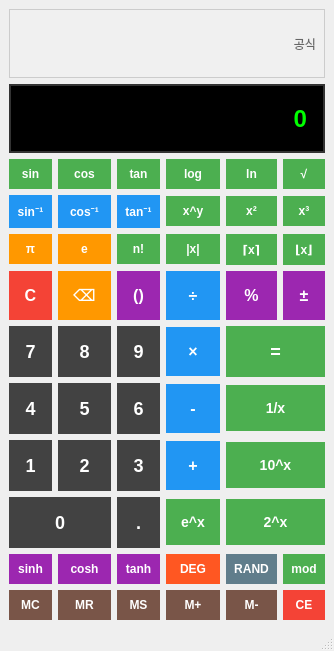
<?xml version="1.0" encoding="UTF-8"?>
<ui version="4.0">
 <class>MainWindow</class>
 <widget class="QMainWindow" name="MainWindow">
  <property name="geometry">
   <rect>
    <x>0</x>
    <y>0</y>
    <width>334</width>
    <height>651</height>
   </rect>
  </property>
  <property name="windowTitle">
   <string>공학용 계산기</string>
  </property>
  <widget class="QWidget" name="centralwidget">
   <layout class="QGridLayout" name="gridLayout">
    <item row="0" column="0" colspan="6">
     <widget class="QLabel" name="display_process">
      <property name="styleSheet">
       <string notr="true">QLabel {
    background-color: #f0f0f0;
    border: 1px solid #ccc;
    padding: 5px;
    font-size: 12px;
    color: #666;
}</string>
      </property>
      <property name="text">
       <string>공식</string>
      </property>
      <property name="alignment">
       <set>Qt::AlignmentFlag::AlignRight|Qt::AlignmentFlag::AlignTrailing|Qt::AlignmentFlag::AlignVCenter</set>
      </property>
     </widget>
    </item>
    <item row="1" column="0" colspan="6">
     <widget class="QLabel" name="display_result">
      <property name="styleSheet">
       <string notr="true">QLabel {
    background-color: #000;
    color: #0f0;
    border: 2px solid #333;
    padding: 10px;
    font-size: 24px;
    font-weight: bold;
}</string>
      </property>
      <property name="text">
       <string>0</string>
      </property>
      <property name="alignment">
       <set>Qt::AlignmentFlag::AlignRight|Qt::AlignmentFlag::AlignTrailing|Qt::AlignmentFlag::AlignVCenter</set>
      </property>
     </widget>
    </item>
    <item row="2" column="0">
     <widget class="QPushButton" name="btn_sin">
      <property name="styleSheet">
       <string notr="true">QPushButton {
    background-color: #4CAF50;
    color: white;
    border: none;
    padding: 8px;
    font-size: 12px;
    font-weight: bold;
}</string>
      </property>
      <property name="text">
       <string>sin</string>
      </property>
     </widget>
    </item>
    <item row="2" column="1">
     <widget class="QPushButton" name="btn_cos">
      <property name="styleSheet">
       <string notr="true">QPushButton {
    background-color: #4CAF50;
    color: white;
    border: none;
    padding: 8px;
    font-size: 12px;
    font-weight: bold;
}</string>
      </property>
      <property name="text">
       <string>cos</string>
      </property>
     </widget>
    </item>
    <item row="2" column="2">
     <widget class="QPushButton" name="btn_tan">
      <property name="styleSheet">
       <string notr="true">QPushButton {
    background-color: #4CAF50;
    color: white;
    border: none;
    padding: 8px;
    font-size: 12px;
    font-weight: bold;
}</string>
      </property>
      <property name="text">
       <string>tan</string>
      </property>
     </widget>
    </item>
    <item row="2" column="3">
     <widget class="QPushButton" name="btn_log">
      <property name="styleSheet">
       <string notr="true">QPushButton {
    background-color: #4CAF50;
    color: white;
    border: none;
    padding: 8px;
    font-size: 12px;
    font-weight: bold;
}</string>
      </property>
      <property name="text">
       <string>log</string>
      </property>
     </widget>
    </item>
    <item row="2" column="4">
     <widget class="QPushButton" name="btn_ln">
      <property name="styleSheet">
       <string notr="true">QPushButton {
    background-color: #4CAF50;
    color: white;
    border: none;
    padding: 8px;
    font-size: 12px;
    font-weight: bold;
}</string>
      </property>
      <property name="text">
       <string>ln</string>
      </property>
     </widget>
    </item>
    <item row="2" column="5">
     <widget class="QPushButton" name="btn_sqrt">
      <property name="styleSheet">
       <string notr="true">QPushButton {
    background-color: #4CAF50;
    color: white;
    border: none;
    padding: 8px;
    font-size: 12px;
    font-weight: bold;
}</string>
      </property>
      <property name="text">
       <string>√</string>
      </property>
     </widget>
    </item>
    <item row="3" column="0">
     <widget class="QPushButton" name="btn_asin">
      <property name="styleSheet">
       <string notr="true">QPushButton {
    background-color: #2196F3;
    color: white;
    border: none;
    padding: 8px;
    font-size: 12px;
    font-weight: bold;
}</string>
      </property>
      <property name="text">
       <string>sin⁻¹</string>
      </property>
     </widget>
    </item>
    <item row="3" column="1">
     <widget class="QPushButton" name="btn_acos">
      <property name="styleSheet">
       <string notr="true">QPushButton {
    background-color: #2196F3;
    color: white;
    border: none;
    padding: 8px;
    font-size: 12px;
    font-weight: bold;
}</string>
      </property>
      <property name="text">
       <string>cos⁻¹</string>
      </property>
     </widget>
    </item>
    <item row="3" column="2">
     <widget class="QPushButton" name="btn_atan">
      <property name="styleSheet">
       <string notr="true">QPushButton {
    background-color: #2196F3;
    color: white;
    border: none;
    padding: 8px;
    font-size: 12px;
    font-weight: bold;
}</string>
      </property>
      <property name="text">
       <string>tan⁻¹</string>
      </property>
     </widget>
    </item>
    <item row="3" column="3">
     <widget class="QPushButton" name="btn_pow">
      <property name="styleSheet">
       <string notr="true">QPushButton {
    background-color: #4CAF50;
    color: white;
    border: none;
    padding: 8px;
    font-size: 12px;
    font-weight: bold;
}</string>
      </property>
      <property name="text">
       <string>x^y</string>
      </property>
     </widget>
    </item>
    <item row="3" column="4">
     <widget class="QPushButton" name="btn_square">
      <property name="styleSheet">
       <string notr="true">QPushButton {
    background-color: #4CAF50;
    color: white;
    border: none;
    padding: 8px;
    font-size: 12px;
    font-weight: bold;
}</string>
      </property>
      <property name="text">
       <string>x²</string>
      </property>
     </widget>
    </item>
    <item row="3" column="5">
     <widget class="QPushButton" name="btn_cube">
      <property name="styleSheet">
       <string notr="true">QPushButton {
    background-color: #4CAF50;
    color: white;
    border: none;
    padding: 8px;
    font-size: 12px;
    font-weight: bold;
}</string>
      </property>
      <property name="text">
       <string>x³</string>
      </property>
     </widget>
    </item>
    <item row="4" column="0">
     <widget class="QPushButton" name="btn_pi">
      <property name="styleSheet">
       <string notr="true">QPushButton {
    background-color: #FF9800;
    color: white;
    border: none;
    padding: 8px;
    font-size: 12px;
    font-weight: bold;
}</string>
      </property>
      <property name="text">
       <string>π</string>
      </property>
     </widget>
    </item>
    <item row="4" column="1">
     <widget class="QPushButton" name="btn_e">
      <property name="styleSheet">
       <string notr="true">QPushButton {
    background-color: #FF9800;
    color: white;
    border: none;
    padding: 8px;
    font-size: 12px;
    font-weight: bold;
}</string>
      </property>
      <property name="text">
       <string>e</string>
      </property>
     </widget>
    </item>
    <item row="4" column="2">
     <widget class="QPushButton" name="btn_fact">
      <property name="styleSheet">
       <string notr="true">QPushButton {
    background-color: #4CAF50;
    color: white;
    border: none;
    padding: 8px;
    font-size: 12px;
    font-weight: bold;
}</string>
      </property>
      <property name="text">
       <string>n!</string>
      </property>
     </widget>
    </item>
    <item row="4" column="3">
     <widget class="QPushButton" name="btn_abs">
      <property name="styleSheet">
       <string notr="true">QPushButton {
    background-color: #4CAF50;
    color: white;
    border: none;
    padding: 8px;
    font-size: 12px;
    font-weight: bold;
}</string>
      </property>
      <property name="text">
       <string>|x|</string>
      </property>
     </widget>
    </item>
    <item row="4" column="4">
     <widget class="QPushButton" name="btn_ceil">
      <property name="styleSheet">
       <string notr="true">QPushButton {
    background-color: #4CAF50;
    color: white;
    border: none;
    padding: 8px;
    font-size: 12px;
    font-weight: bold;
}</string>
      </property>
      <property name="text">
       <string>⌈x⌉</string>
      </property>
     </widget>
    </item>
    <item row="4" column="5">
     <widget class="QPushButton" name="btn_floor">
      <property name="styleSheet">
       <string notr="true">QPushButton {
    background-color: #4CAF50;
    color: white;
    border: none;
    padding: 8px;
    font-size: 12px;
    font-weight: bold;
}</string>
      </property>
      <property name="text">
       <string>⌊x⌋</string>
      </property>
     </widget>
    </item>
    <item row="5" column="0">
     <widget class="QPushButton" name="btn_cls">
      <property name="styleSheet">
       <string notr="true">QPushButton {
    background-color: #f44336;
    color: white;
    border: none;
    padding: 15px;
    font-size: 16px;
    font-weight: bold;
}</string>
      </property>
      <property name="text">
       <string>C</string>
      </property>
     </widget>
    </item>
    <item row="5" column="1">
     <widget class="QPushButton" name="btn_backspace">
      <property name="styleSheet">
       <string notr="true">QPushButton {
    background-color: #ff9800;
    color: white;
    border: none;
    padding: 15px;
    font-size: 16px;
    font-weight: bold;
}</string>
      </property>
      <property name="text">
       <string>⌫</string>
      </property>
     </widget>
    </item>
    <item row="5" column="2">
     <widget class="QPushButton" name="btn_par">
      <property name="styleSheet">
       <string notr="true">QPushButton {
    background-color: #9c27b0;
    color: white;
    border: none;
    padding: 15px;
    font-size: 16px;
    font-weight: bold;
}</string>
      </property>
      <property name="text">
       <string>()</string>
      </property>
     </widget>
    </item>
    <item row="5" column="3">
     <widget class="QPushButton" name="btn_divid">
      <property name="styleSheet">
       <string notr="true">QPushButton {
    background-color: #2196F3;
    color: white;
    border: none;
    padding: 15px;
    font-size: 16px;
    font-weight: bold;
}</string>
      </property>
      <property name="text">
       <string>÷</string>
      </property>
     </widget>
    </item>
    <item row="5" column="4">
     <widget class="QPushButton" name="btn_ratio">
      <property name="styleSheet">
       <string notr="true">QPushButton {
    background-color: #9c27b0;
    color: white;
    border: none;
    padding: 15px;
    font-size: 16px;
    font-weight: bold;
}</string>
      </property>
      <property name="text">
       <string>%</string>
      </property>
     </widget>
    </item>
    <item row="5" column="5">
     <widget class="QPushButton" name="btn_sign">
      <property name="styleSheet">
       <string notr="true">QPushButton {
    background-color: #9c27b0;
    color: white;
    border: none;
    padding: 15px;
    font-size: 16px;
    font-weight: bold;
}</string>
      </property>
      <property name="text">
       <string>±</string>
      </property>
     </widget>
    </item>
    <item row="6" column="0">
     <widget class="QPushButton" name="btn_7">
      <property name="styleSheet">
       <string notr="true">QPushButton {
    background-color: #424242;
    color: white;
    border: none;
    padding: 15px;
    font-size: 18px;
    font-weight: bold;
}</string>
      </property>
      <property name="text">
       <string>7</string>
      </property>
     </widget>
    </item>
    <item row="6" column="1">
     <widget class="QPushButton" name="btn_8">
      <property name="styleSheet">
       <string notr="true">QPushButton {
    background-color: #424242;
    color: white;
    border: none;
    padding: 15px;
    font-size: 18px;
    font-weight: bold;
}</string>
      </property>
      <property name="text">
       <string>8</string>
      </property>
     </widget>
    </item>
    <item row="6" column="2">
     <widget class="QPushButton" name="btn_9">
      <property name="styleSheet">
       <string notr="true">QPushButton {
    background-color: #424242;
    color: white;
    border: none;
    padding: 15px;
    font-size: 18px;
    font-weight: bold;
}</string>
      </property>
      <property name="text">
       <string>9</string>
      </property>
     </widget>
    </item>
    <item row="6" column="3">
     <widget class="QPushButton" name="btn_mul">
      <property name="styleSheet">
       <string notr="true">QPushButton {
    background-color: #2196F3;
    color: white;
    border: none;
    padding: 15px;
    font-size: 16px;
    font-weight: bold;
}</string>
      </property>
      <property name="text">
       <string>×</string>
      </property>
     </widget>
    </item>
    <item row="6" column="4" colspan="2">
     <widget class="QPushButton" name="btn_result">
      <property name="styleSheet">
       <string notr="true">QPushButton {
    background-color: #4CAF50;
    color: white;
    border: none;
    padding: 15px;
    font-size: 18px;
    font-weight: bold;
}</string>
      </property>
      <property name="text">
       <string>=</string>
      </property>
     </widget>
    </item>
    <item row="7" column="0">
     <widget class="QPushButton" name="btn_4">
      <property name="styleSheet">
       <string notr="true">QPushButton {
    background-color: #424242;
    color: white;
    border: none;
    padding: 15px;
    font-size: 18px;
    font-weight: bold;
}</string>
      </property>
      <property name="text">
       <string>4</string>
      </property>
     </widget>
    </item>
    <item row="7" column="1">
     <widget class="QPushButton" name="btn_5">
      <property name="styleSheet">
       <string notr="true">QPushButton {
    background-color: #424242;
    color: white;
    border: none;
    padding: 15px;
    font-size: 18px;
    font-weight: bold;
}</string>
      </property>
      <property name="text">
       <string>5</string>
      </property>
     </widget>
    </item>
    <item row="7" column="2">
     <widget class="QPushButton" name="btn_6">
      <property name="styleSheet">
       <string notr="true">QPushButton {
    background-color: #424242;
    color: white;
    border: none;
    padding: 15px;
    font-size: 18px;
    font-weight: bold;
}</string>
      </property>
      <property name="text">
       <string>6</string>
      </property>
     </widget>
    </item>
    <item row="7" column="3">
     <widget class="QPushButton" name="btn_minus">
      <property name="styleSheet">
       <string notr="true">QPushButton {
    background-color: #2196F3;
    color: white;
    border: none;
    padding: 15px;
    font-size: 16px;
    font-weight: bold;
}</string>
      </property>
      <property name="text">
       <string>-</string>
      </property>
     </widget>
    </item>
    <item row="7" column="4" colspan="2">
     <widget class="QPushButton" name="btn_1_over_x">
      <property name="styleSheet">
       <string notr="true">QPushButton {
    background-color: #4CAF50;
    color: white;
    border: none;
    padding: 15px;
    font-size: 14px;
    font-weight: bold;
}</string>
      </property>
      <property name="text">
       <string>1/x</string>
      </property>
     </widget>
    </item>
    <item row="8" column="0">
     <widget class="QPushButton" name="btn_1">
      <property name="styleSheet">
       <string notr="true">QPushButton {
    background-color: #424242;
    color: white;
    border: none;
    padding: 15px;
    font-size: 18px;
    font-weight: bold;
}</string>
      </property>
      <property name="text">
       <string>1</string>
      </property>
     </widget>
    </item>
    <item row="8" column="1">
     <widget class="QPushButton" name="btn_2">
      <property name="styleSheet">
       <string notr="true">QPushButton {
    background-color: #424242;
    color: white;
    border: none;
    padding: 15px;
    font-size: 18px;
    font-weight: bold;
}</string>
      </property>
      <property name="text">
       <string>2</string>
      </property>
     </widget>
    </item>
    <item row="8" column="2">
     <widget class="QPushButton" name="btn_3">
      <property name="styleSheet">
       <string notr="true">QPushButton {
    background-color: #424242;
    color: white;
    border: none;
    padding: 15px;
    font-size: 18px;
    font-weight: bold;
}</string>
      </property>
      <property name="text">
       <string>3</string>
      </property>
     </widget>
    </item>
    <item row="8" column="3">
     <widget class="QPushButton" name="btn_plus">
      <property name="styleSheet">
       <string notr="true">QPushButton {
    background-color: #2196F3;
    color: white;
    border: none;
    padding: 15px;
    font-size: 16px;
    font-weight: bold;
}</string>
      </property>
      <property name="text">
       <string>+</string>
      </property>
     </widget>
    </item>
    <item row="8" column="4" colspan="2">
     <widget class="QPushButton" name="btn_10_pow">
      <property name="styleSheet">
       <string notr="true">QPushButton {
    background-color: #4CAF50;
    color: white;
    border: none;
    padding: 15px;
    font-size: 14px;
    font-weight: bold;
}</string>
      </property>
      <property name="text">
       <string>10^x</string>
      </property>
     </widget>
    </item>
    <item row="9" column="0" colspan="2">
     <widget class="QPushButton" name="btn_0">
      <property name="styleSheet">
       <string notr="true">QPushButton {
    background-color: #424242;
    color: white;
    border: none;
    padding: 15px;
    font-size: 18px;
    font-weight: bold;
}</string>
      </property>
      <property name="text">
       <string>0</string>
      </property>
     </widget>
    </item>
    <item row="9" column="2">
     <widget class="QPushButton" name="btn_point">
      <property name="styleSheet">
       <string notr="true">QPushButton {
    background-color: #424242;
    color: white;
    border: none;
    padding: 15px;
    font-size: 18px;
    font-weight: bold;
}</string>
      </property>
      <property name="text">
       <string>.</string>
      </property>
     </widget>
    </item>
    <item row="9" column="3">
     <widget class="QPushButton" name="btn_e_pow">
      <property name="styleSheet">
       <string notr="true">QPushButton {
    background-color: #4CAF50;
    color: white;
    border: none;
    padding: 15px;
    font-size: 14px;
    font-weight: bold;
}</string>
      </property>
      <property name="text">
       <string>e^x</string>
      </property>
     </widget>
    </item>
    <item row="9" column="4" colspan="2">
     <widget class="QPushButton" name="btn_2_pow">
      <property name="styleSheet">
       <string notr="true">QPushButton {
    background-color: #4CAF50;
    color: white;
    border: none;
    padding: 15px;
    font-size: 14px;
    font-weight: bold;
}</string>
      </property>
      <property name="text">
       <string>2^x</string>
      </property>
     </widget>
    </item>
    <item row="10" column="0">
     <widget class="QPushButton" name="btn_sinh">
      <property name="styleSheet">
       <string notr="true">QPushButton {
    background-color: #9C27B0;
    color: white;
    border: none;
    padding: 8px;
    font-size: 12px;
    font-weight: bold;
}</string>
      </property>
      <property name="text">
       <string>sinh</string>
      </property>
     </widget>
    </item>
    <item row="10" column="1">
     <widget class="QPushButton" name="btn_cosh">
      <property name="styleSheet">
       <string notr="true">QPushButton {
    background-color: #9C27B0;
    color: white;
    border: none;
    padding: 8px;
    font-size: 12px;
    font-weight: bold;
}</string>
      </property>
      <property name="text">
       <string>cosh</string>
      </property>
     </widget>
    </item>
    <item row="10" column="2">
     <widget class="QPushButton" name="btn_tanh">
      <property name="styleSheet">
       <string notr="true">QPushButton {
    background-color: #9C27B0;
    color: white;
    border: none;
    padding: 8px;
    font-size: 12px;
    font-weight: bold;
}</string>
      </property>
      <property name="text">
       <string>tanh</string>
      </property>
     </widget>
    </item>
    <item row="10" column="3">
     <widget class="QPushButton" name="btn_angle_mode">
      <property name="styleSheet">
       <string notr="true">QPushButton {
    background-color: #FF5722;
    color: white;
    border: none;
    padding: 8px;
    font-size: 12px;
    font-weight: bold;
}</string>
      </property>
      <property name="text">
       <string>DEG</string>
      </property>
     </widget>
    </item>
    <item row="10" column="4">
     <widget class="QPushButton" name="btn_random">
      <property name="styleSheet">
       <string notr="true">QPushButton {
    background-color: #607D8B;
    color: white;
    border: none;
    padding: 8px;
    font-size: 12px;
    font-weight: bold;
}</string>
      </property>
      <property name="text">
       <string>RAND</string>
      </property>
     </widget>
    </item>
    <item row="10" column="5">
     <widget class="QPushButton" name="btn_mod">
      <property name="styleSheet">
       <string notr="true">QPushButton {
    background-color: #4CAF50;
    color: white;
    border: none;
    padding: 8px;
    font-size: 12px;
    font-weight: bold;
}</string>
      </property>
      <property name="text">
       <string>mod</string>
      </property>
     </widget>
    </item>
    <item row="11" column="0">
     <widget class="QPushButton" name="btn_mc">
      <property name="styleSheet">
       <string notr="true">QPushButton {
    background-color: #795548;
    color: white;
    border: none;
    padding: 8px;
    font-size: 12px;
    font-weight: bold;
}</string>
      </property>
      <property name="text">
       <string>MC</string>
      </property>
     </widget>
    </item>
    <item row="11" column="1">
     <widget class="QPushButton" name="btn_mr">
      <property name="styleSheet">
       <string notr="true">QPushButton {
    background-color: #795548;
    color: white;
    border: none;
    padding: 8px;
    font-size: 12px;
    font-weight: bold;
}</string>
      </property>
      <property name="text">
       <string>MR</string>
      </property>
     </widget>
    </item>
    <item row="11" column="2">
     <widget class="QPushButton" name="btn_ms">
      <property name="styleSheet">
       <string notr="true">QPushButton {
    background-color: #795548;
    color: white;
    border: none;
    padding: 8px;
    font-size: 12px;
    font-weight: bold;
}</string>
      </property>
      <property name="text">
       <string>MS</string>
      </property>
     </widget>
    </item>
    <item row="11" column="3">
     <widget class="QPushButton" name="btn_m_plus">
      <property name="styleSheet">
       <string notr="true">QPushButton {
    background-color: #795548;
    color: white;
    border: none;
    padding: 8px;
    font-size: 12px;
    font-weight: bold;
}</string>
      </property>
      <property name="text">
       <string>M+</string>
      </property>
     </widget>
    </item>
    <item row="11" column="4">
     <widget class="QPushButton" name="btn_m_minus">
      <property name="styleSheet">
       <string notr="true">QPushButton {
    background-color: #795548;
    color: white;
    border: none;
    padding: 8px;
    font-size: 12px;
    font-weight: bold;
}</string>
      </property>
      <property name="text">
       <string>M-</string>
      </property>
     </widget>
    </item>
    <item row="11" column="5">
     <widget class="QPushButton" name="btn_clear_entry">
      <property name="styleSheet">
       <string notr="true">QPushButton {
    background-color: #f44336;
    color: white;
    border: none;
    padding: 8px;
    font-size: 12px;
    font-weight: bold;
}</string>
      </property>
      <property name="text">
       <string>CE</string>
      </property>
     </widget>
    </item>
   </layout>
  </widget>
  <widget class="QMenuBar" name="menubar">
   <property name="geometry">
    <rect>
     <x>0</x>
     <y>0</y>
     <width>334</width>
     <height>33</height>
    </rect>
   </property>
  </widget>
  <widget class="QStatusBar" name="statusbar"/>
 </widget>
 <resources/>
 <connections/>
</ui>
